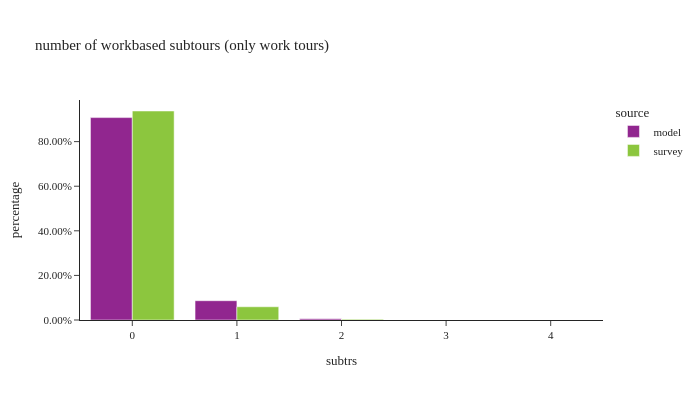

Notebook cell for this chart:
### Code cell
test = wk_tour.filter(pl.col('subtrs') != 11)
df_plot = (
    test.group_by(['source', 'subtrs'])
    .agg([
        pl.col('toexpfac').sum().alias('toexpfac'),
        pl.col('toexpfac').count().alias('sample count')
    ])
    .with_columns((pl.col('toexpfac') / pl.col('toexpfac').sum().over(['source'])).alias('percentage'))
)

fig = px.bar(df_plot.sort(['source']).to_pandas(), x="subtrs", y="percentage", color="source",
             barmode="group", hover_data=['sample count'], title="number of workbased subtours (only work tours)")
fig.update_layout(height=400, width=700, font=dict(size=11),
                  xaxis=dict(dtick=1, categoryorder='category ascending'),
                  yaxis=dict(tickformat=".2%"))
fig.show()

### Figure 1 — Plotly figure (JSON) as saved in the notebook; plotly's stock layout.template omitted (floating-point values rounded to 4 significant figures)
{"data": [{"alignmentgroup": "True", "customdata": [[8234], [135228], [71], [668], [1418812]], "hovertemplate": "source=model<br>subtrs=%{x}<br>percentage=%{y}<br>sample count=%{customdata[0]}<extra></extra>", "legendgroup": "model", "marker": {"color": "#91268F", "pattern": {"shape": ""}}, "name": "model", "offsetgroup": "model", "orientation": "v", "showlegend": true, "textposition": "auto", "type": "bar", "x": [2, 1, 4, 3, 0], "xaxis": "x", "y": [0.005268, 0.08652, 4.543e-05, 0.0004274, 0.9077], "yaxis": "y"}, {"alignmentgroup": "True", "customdata": [[12], [154], [1671]], "hovertemplate": "source=survey<br>subtrs=%{x}<br>percentage=%{y}<br>sample count=%{customdata[0]}<extra></extra>", "legendgroup": "survey", "marker": {"color": "#8CC63E", "pattern": {"shape": ""}}, "name": "survey", "offsetgroup": "survey", "orientation": "v", "showlegend": true, "textposition": "auto", "type": "bar", "x": [2, 1, 0], "xaxis": "x", "y": [0.003364, 0.0593, 0.9373], "yaxis": "y"}], "layout": {"barmode": "group", "font": {"size": 11}, "height": 400, "legend": {"title": {"text": "source"}, "tracegroupgap": 0}, "title": {"text": "number of workbased subtours (only work tours)"}, "width": 700, "xaxis": {"anchor": "y", "categoryorder": "category ascending", "domain": [0.0, 1.0], "dtick": 1, "title": {"text": "subtrs"}}, "yaxis": {"anchor": "x", "domain": [0.0, 1.0], "tickformat": ".2%", "title": {"text": "percentage"}}}}
